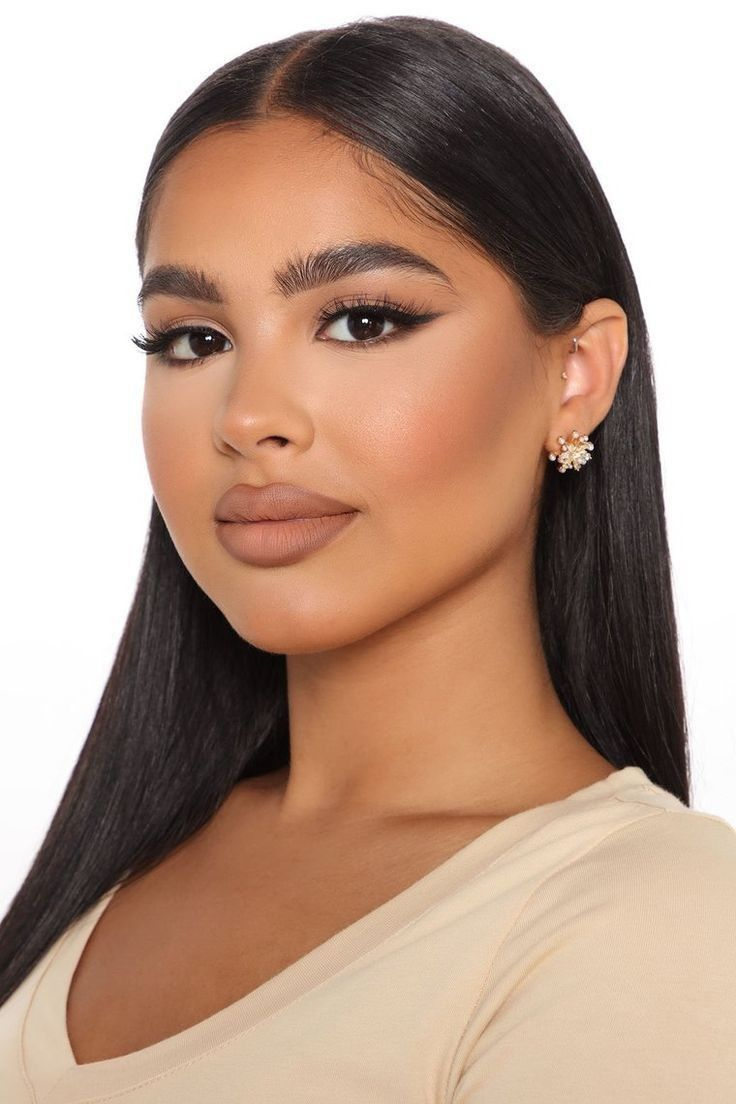
#> input picture Python/DatasetGenerator/images/008180968b12c434e4f00f5dc24a7a25.jpg, 736 x 1104 px
$ python -i views.py   (imports and definitions only)
#> lines starting #> are read from the running program, lines starting #| are printed output that depends on the picture; after the words box and inside, x2 and y2 are one past the last pixel; in counts of white or black regions, pixels touching at a corner belong together
import os
import cv2
import numpy as np
import json
import pandas as pd
from sklearn.neighbors import KNeighborsClassifier
from sklearn.model_selection import train_test_split
from sklearn.preprocessing import LabelEncoder
from django.http import JsonResponse
from django.views.decorators.csrf import csrf_exempt
from PIL import Image
from sklearn.cluster import KMeans


# Helper functions for color conversions
def rgb_to_hex(rgb_tuple):
  return "#{:02x}{:02x}{:02x}".format(*rgb_tuple)


# [7 lines left out: function hex_to_rgb, not called in this run]


def rgb_list_to_array(rgb_list):
  return np.array(rgb_list)

# [73 lines left out: functions find_matching_colors, analyze_image, gray_world, not called in this run]

def analyze_skin_color(img_face):
  img_hsv = cv2.cvtColor(img_face, cv2.COLOR_RGB2HSV)
#> img_hsv: shape (1104, 736, 3); mean H, S, V 21.5, 69.5, 183.3
  h_values = img_hsv[:, :, 0].flatten()
  s_values = img_hsv[:, :, 1].flatten()
  v_values = img_hsv[:, :, 2].flatten()
  h_median = np.median(h_values)
#> h_median = 10
  s_median = np.median(s_values)
#> s_median = 59
  v_median = np.median(v_values)
#> v_median = 214
  lower = np.array([h_median - 15, s_median - 50, v_median - 50])
#> lower = [-5, 9, 164]
  upper = np.array([h_median + 15, s_median + 50, v_median + 50])
#> upper = [25, 109, 264]
  mask = cv2.inRange(img_hsv, lower, upper)
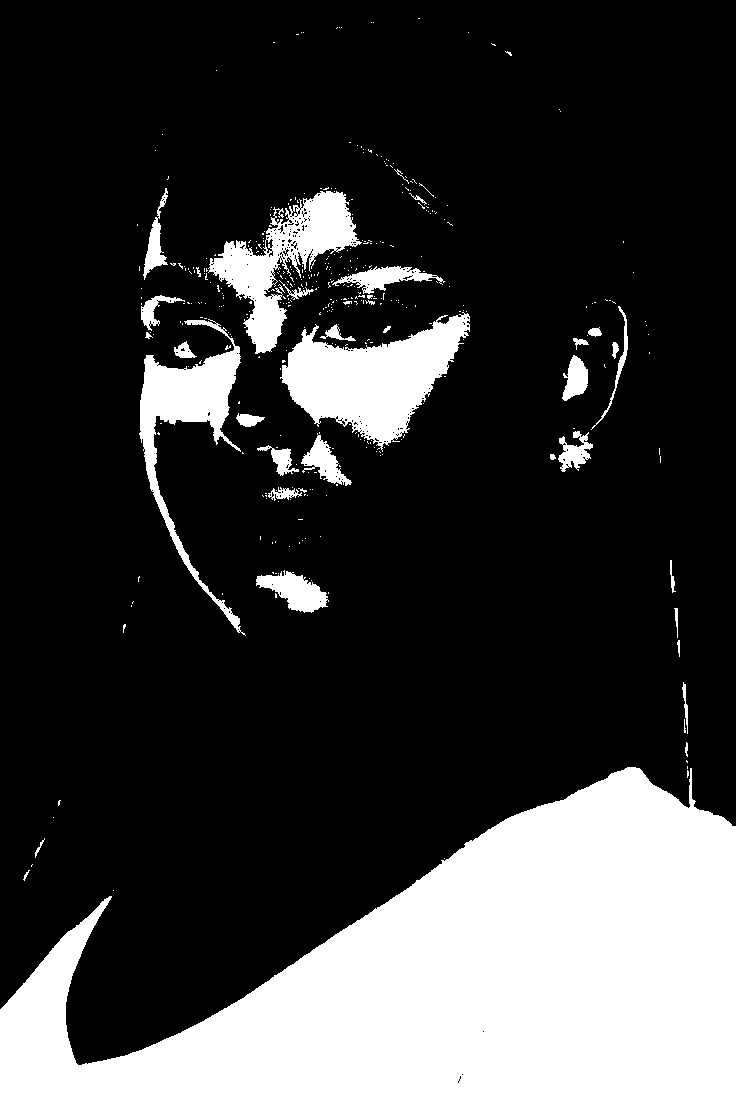
#> mask: shape (1104, 736); 22.6% white; 404 white regions (368 under 20 px), largest, box (x1, y1, x2, y2) and area: (0, 767, 736, 1104) 143740, (280, 312, 470, 452) 13164, (208, 191, 362, 354) 8377
  skin_pixels = cv2.bitwise_and(img_face, img_face, mask=mask)
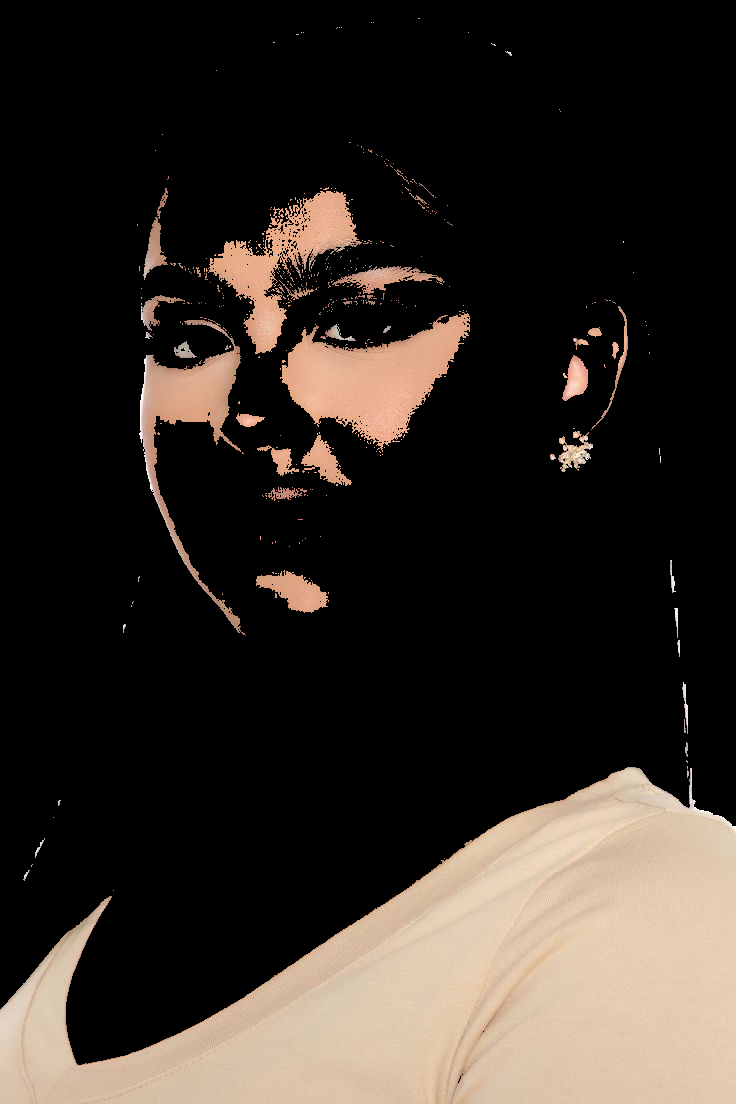
#> skin_pixels: shape (1104, 736, 3); mean R, G, B 50, 43.1, 37.1
  skin_pixels = skin_pixels.reshape(-1, 3)
  skin_color_hex = get_dominant_skin_color(skin_pixels)
#> skin_color_hex = '#ddbea4'
  return skin_color_hex

def get_dominant_skin_color(skin_pixels):
  kmeans = KMeans(n_clusters=2, init='k-means++')
  kmeans.fit(skin_pixels)
  skin_color = kmeans.cluster_centers_[1].astype(int)
  skin_color_hex = "#{:02x}{:02x}{:02x}".format(*skin_color)
  return skin_color_hex

>>> import cv2
>>> picture = cv2.cvtColor(cv2.imread('../../DatasetGenerator/images/008180968b12c434e4f00f5dc24a7a25.jpg'), cv2.COLOR_BGR2RGB)
>>> result = analyze_skin_color(picture)
#> result = '#ddbea4'

$ run again, on Python/DatasetGenerator/images/05017e3740d8fbcf977562d34ce5a778.jpg
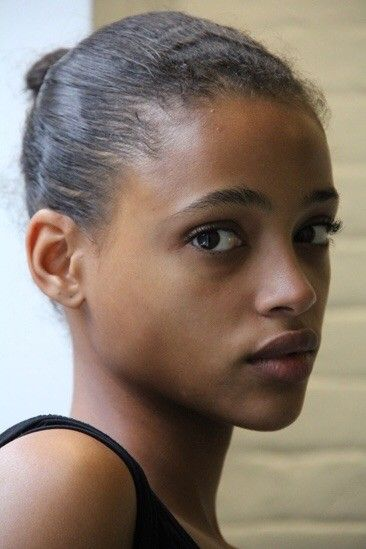
#> input picture Python/DatasetGenerator/images/05017e3740d8fbcf977562d34ce5a778.jpg, 366 x 549 px
#> img_hsv: shape (549, 366, 3); mean H, S, V 38.8, 75.9, 140.5
#> h_median = 16
#> s_median = 62
#> v_median = 147
#> lower = [1, 12, 97]
#> upper = [31, 112, 197]
#> in analyze_skin_color, `mask = cv2.inRange(img_hsv, lower, upper)`:
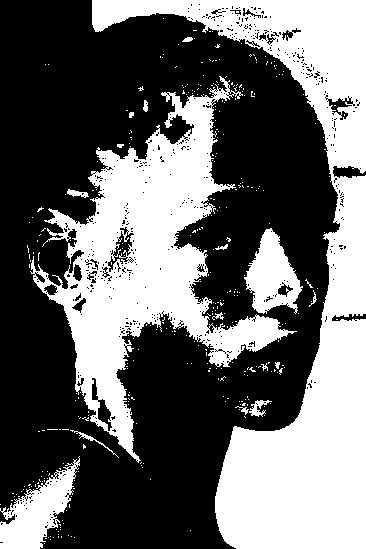
#> mask: shape (549, 366); 41% white; 353 white regions (336 under 20 px), largest, box (x1, y1, x2, y2) and area: (92, 0, 366, 549) 43912, (30, 76, 297, 463) 30898, (0, 456, 80, 549) 3366
#> in analyze_skin_color, `skin_pixels = cv2.bitwise_and(img_face, img_face, mask=mask)`:
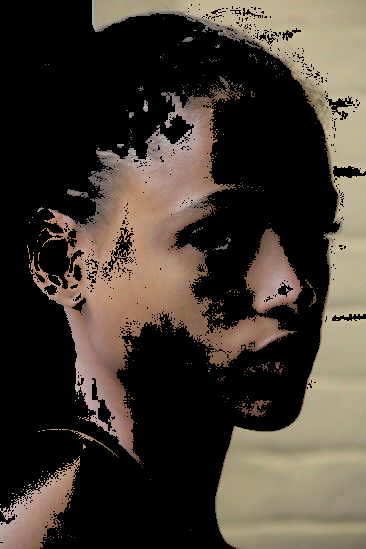
#> skin_pixels: shape (549, 366, 3); mean R, G, B 67.7, 59.4, 50.1
#> skin_color_hex = '#000000'

$ run again, on Python/DatasetGenerator/images/0619051da5ab288ba4b25843e1e3883e.jpg
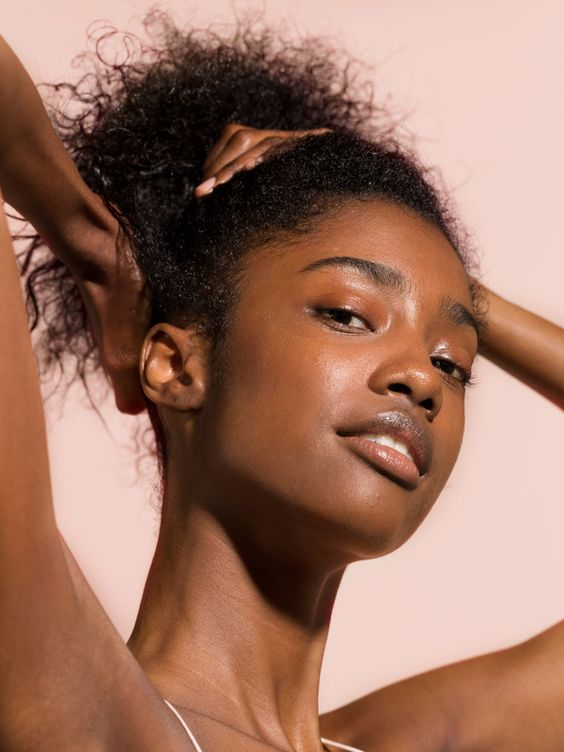
#> input picture Python/DatasetGenerator/images/0619051da5ab288ba4b25843e1e3883e.jpg, 564 x 752 px
#> img_hsv: shape (752, 564, 3); mean H, S, V 8.8, 118.9, 157.3
#> h_median = 9
#> s_median = 133
#> v_median = 168
#> lower = [-6, 83, 118]
#> upper = [24, 183, 218]
#> in analyze_skin_color, `mask = cv2.inRange(img_hsv, lower, upper)`:
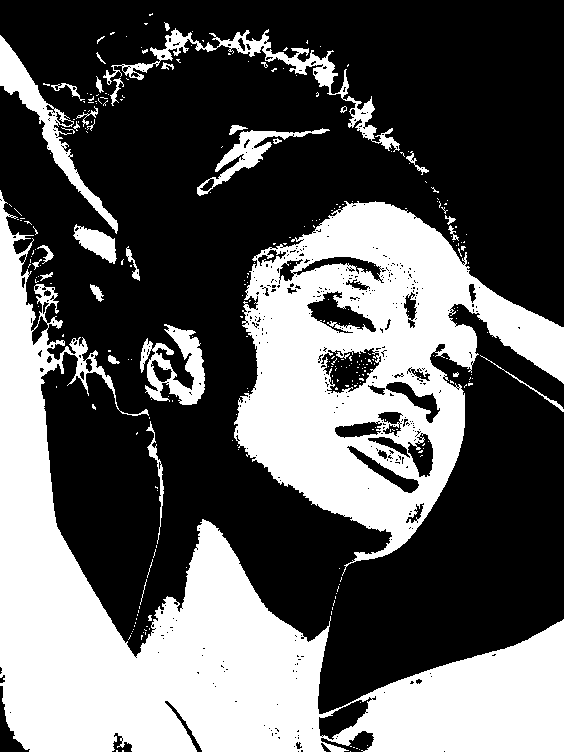
#> mask: shape (752, 564); 37.1% white; 286 white regions (253 under 20 px), largest, box (x1, y1, x2, y2) and area: (0, 190, 564, 752) 86352, (234, 201, 564, 576) 55910, (103, 28, 400, 152) 3693
#> in analyze_skin_color, `skin_pixels = cv2.bitwise_and(img_face, img_face, mask=mask)`:
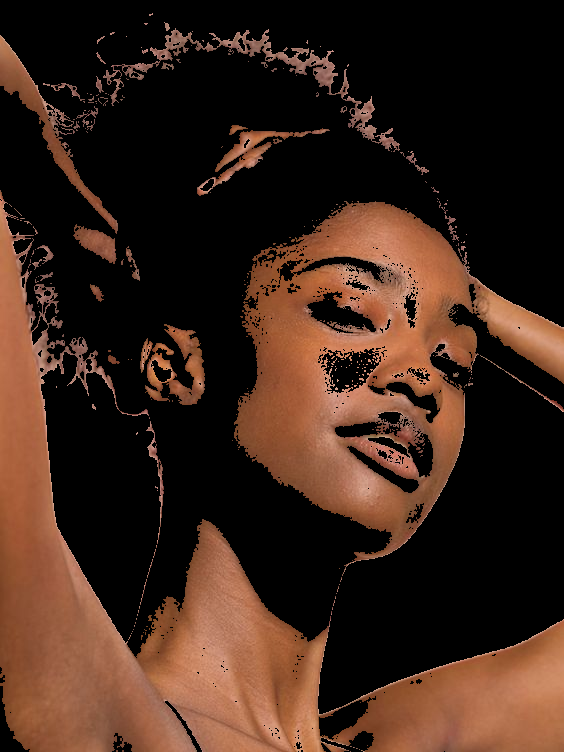
#> skin_pixels: shape (752, 564, 3); mean R, G, B 60.8, 37.7, 26.4
#> skin_color_hex = '#000000'

$ run again, on Python/DatasetGenerator/images/0d34be2c4fd659a5b9af29f663de7222.jpg
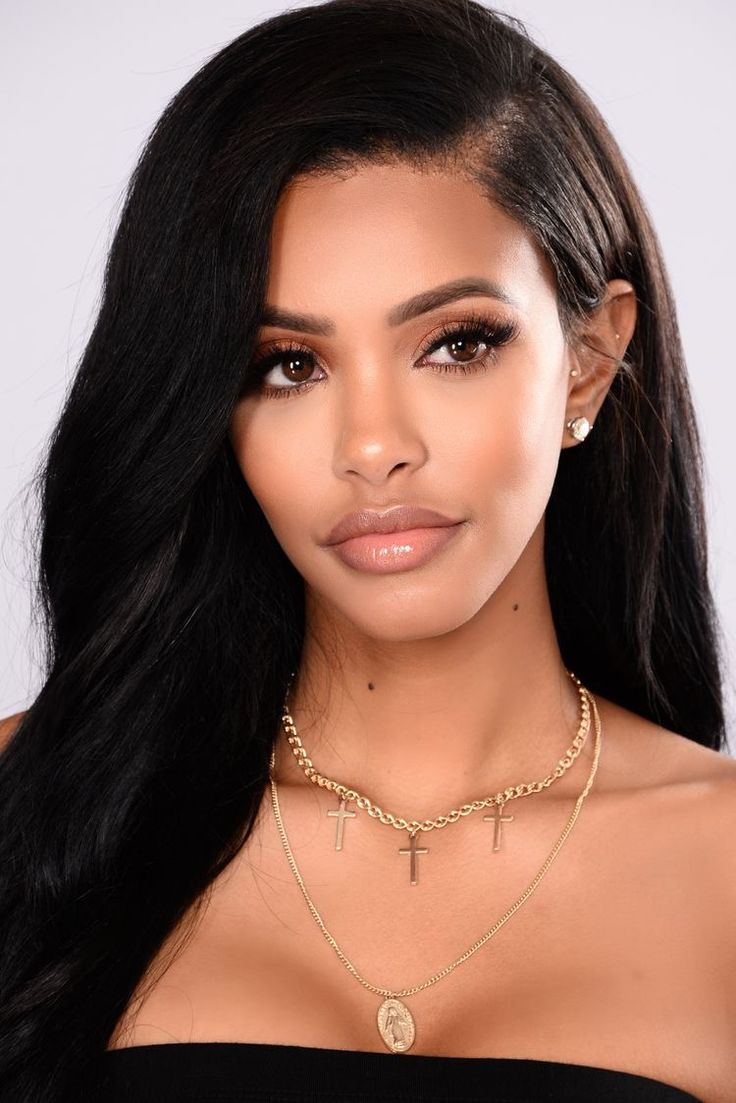
#> input picture Python/DatasetGenerator/images/0d34be2c4fd659a5b9af29f663de7222.jpg, 736 x 1103 px
#> img_hsv: shape (1103, 736, 3); mean H, S, V 70.4, 87.3, 134.2
#> h_median = 10
#> s_median = 99
#> v_median = 184
#> lower = [-5, 49, 134]
#> upper = [25, 149, 234]
#> in analyze_skin_color, `mask = cv2.inRange(img_hsv, lower, upper)`:
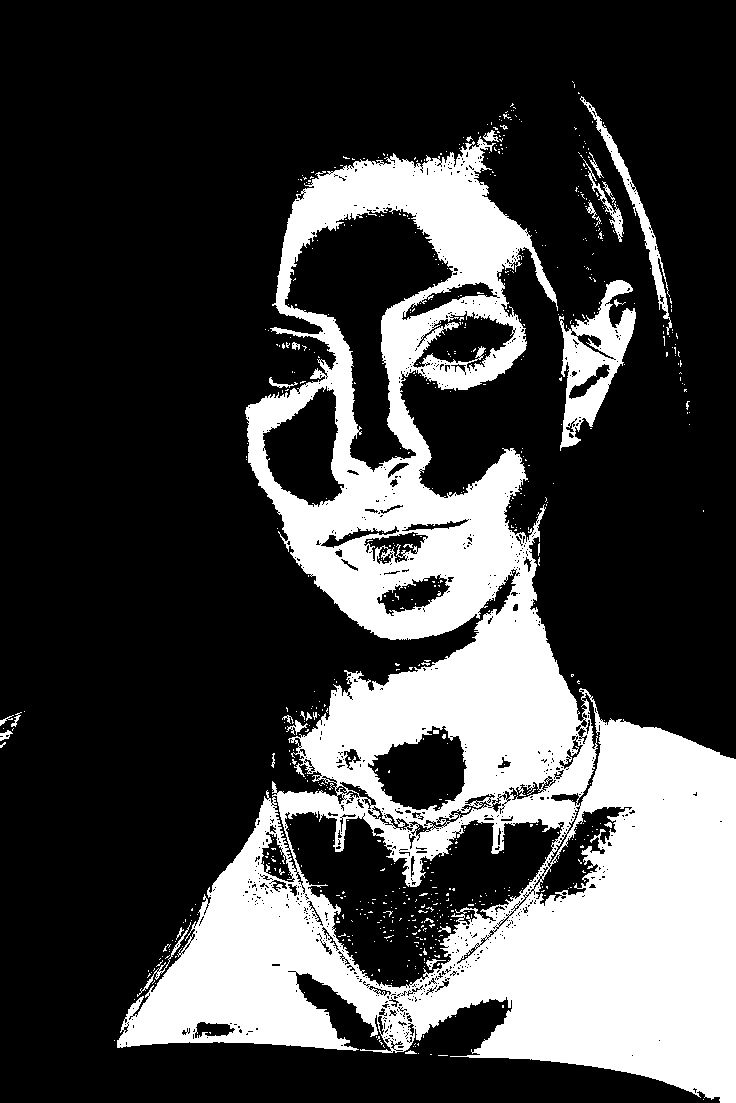
#> mask: shape (1103, 736); 26.9% white; 691 white regions (662 under 20 px), largest, box (x1, y1, x2, y2) and area: (117, 136, 736, 1103) 206929, (559, 280, 636, 451) 5421, (580, 96, 672, 335) 1893
#> in analyze_skin_color, `skin_pixels = cv2.bitwise_and(img_face, img_face, mask=mask)`:
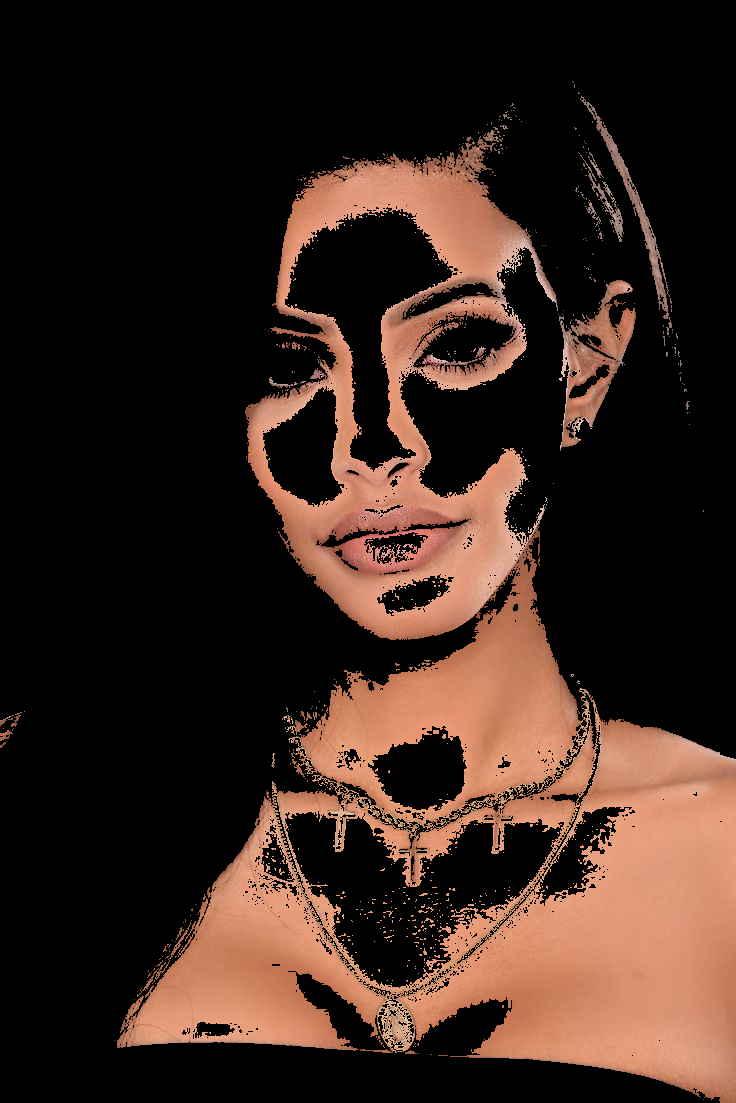
#> skin_pixels: shape (1103, 736, 3); mean R, G, B 56.2, 37.4, 29.2
#> skin_color_hex = '#d18b6c'
